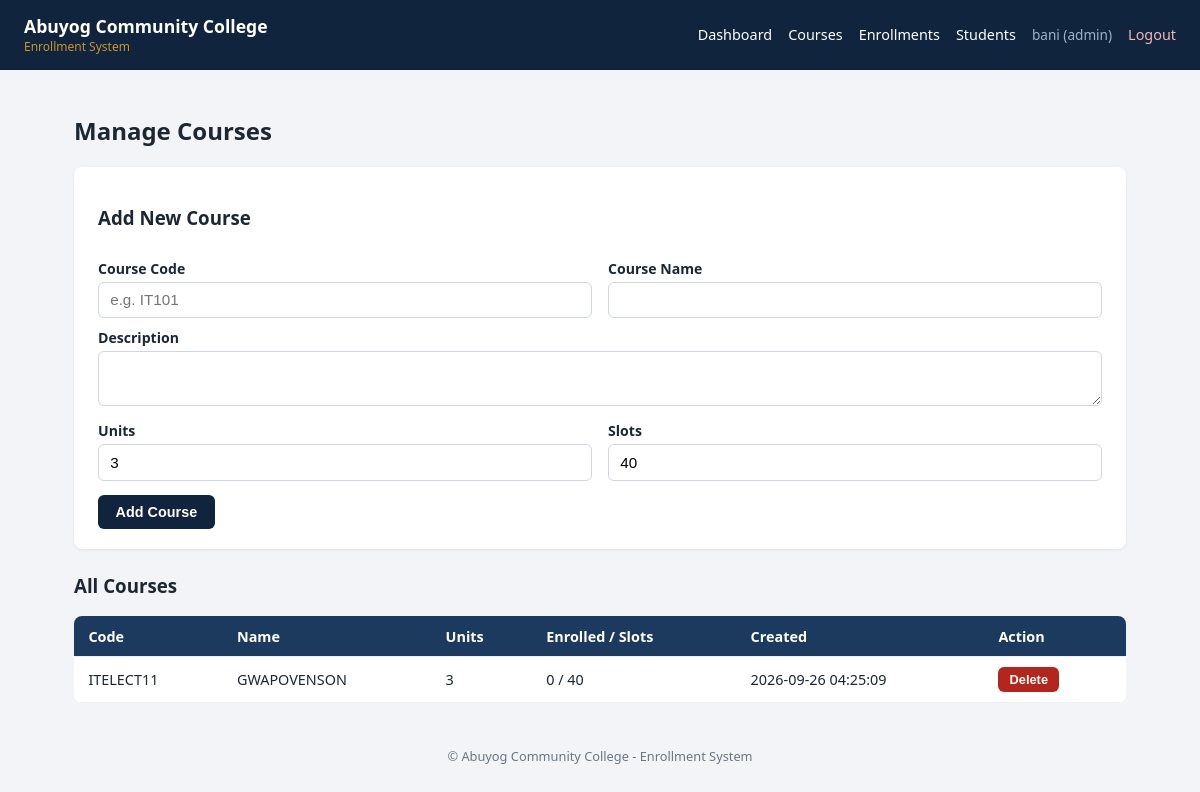
The page /admin/courses (signed in) on the database its author committed.
### tables this page shows
CREATE TABLE users (
    id            INTEGER PRIMARY KEY AUTOINCREMENT,
    username      TEXT NOT NULL UNIQUE,
    email         TEXT NOT NULL UNIQUE,
    password_hash TEXT NOT NULL,                 -- NEVER store plaintext passwords
    full_name     TEXT NOT NULL,
    role          TEXT NOT NULL CHECK (role IN ('super_admin', 'admin', 'student')),
    is_active     INTEGER NOT NULL DEFAULT 1,    -- 0 disables login without deleting history
    created_at    TEXT NOT NULL DEFAULT (datetime('now'))
);

CREATE TABLE courses (
    id           INTEGER PRIMARY KEY AUTOINCREMENT,
    course_code  TEXT NOT NULL UNIQUE,
    course_name  TEXT NOT NULL,
    description  TEXT,
    units        INTEGER NOT NULL DEFAULT 3,
    slots        INTEGER NOT NULL DEFAULT 40,    -- total seats offered
    created_by   INTEGER NOT NULL,
    created_at   TEXT NOT NULL DEFAULT (datetime('now')),
    FOREIGN KEY (created_by) REFERENCES users (id)
);

### app.py (the view, shortened to what this page needs)
@app.route("/admin/courses", methods=["GET", "POST"])
@login_required
@role_required("admin", "super_admin")
def admin_manage_courses():
    db = get_db()
    courses = db.execute(
        """SELECT c.*,
                  (SELECT COUNT(*) FROM enrollments e WHERE e.course_id = c.id AND e.status = 'approved') AS enrolled_count
           FROM courses c ORDER BY c.created_at DESC"""
    ).fetchall()
    return render_template("admin/manage_courses.html", courses=courses, user=_current_user())

### app.py (called while the page is built)
def _current_user():
    if "user_id" not in session:
        return None
    return get_db().execute("SELECT * FROM users WHERE id = ?", (session["user_id"],)).fetchone()

### auth.py (called while the page is built)
def login_required(view):
    @wraps(view)
    def wrapped_view(*args, **kwargs):
        if "user_id" not in session:
            flash("Please log in to continue.", "warning")
            return redirect(url_for("login", next=request.path))
        return view(*args, **kwargs)
    return wrapped_view

def role_required(*allowed_roles):
    def decorator(view):
        @wraps(view)
        def wrapped_view(*args, **kwargs):
            if session.get("role") not in allowed_roles:
                abort(403)
            return view(*args, **kwargs)
        return wrapped_view
    return decorator

def generate_csrf_token():
    if "csrf_token" not in session:
        session["csrf_token"] = secrets.token_hex(32)
    return session["csrf_token"]

### database.py (called while the page is built)
def get_db():
    if "db" not in g:
        g.db = sqlite3.connect(current_app.config["DATABASE"])
        g.db.row_factory = sqlite3.Row
        g.db.execute("PRAGMA foreign_keys = ON")
    return g.db

### templates/admin/manage_courses.html (shortened to what this page needs)
{% extends "base.html" %}
{% block content %}
<h2>Manage Courses</h2>
<div class="card">
    <h3>Add New Course</h3>
    <form method="POST" action="{{ url_for('admin_manage_courses') }}">
        <div class="form-row">
            <div>
                <label for="course_code">Course Code</label>
                <input type="text" id="course_code" name="course_code" placeholder="e.g. IT101" required>
            </div>
            <div>
                <label for="course_name">Course Name</label>
                <input type="text" id="course_name" name="course_name" required>
            </div>
        </div>
        <label for="description">Description</label>
        <textarea id="description" name="description" rows="2"></textarea>
        <div class="form-row">
            <div>
                <label for="units">Units</label>
                <input type="number" id="units" name="units" value="3" min="1" required>
            </div>
            <div>
                <label for="slots">Slots</label>
                <input type="number" id="slots" name="slots" value="40" min="1" required>
            </div>
        </div>
        <button type="submit" class="btn btn-primary">Add Course</button>
    </form>
</div>
<h3>All Courses</h3>
<table class="data-table">
    <thead>
        <tr><th>Code</th><th>Name</th><th>Units</th><th>Enrolled / Slots</th><th>Created</th><th>Action</th></tr>
    </thead>
    <tbody>
        {% for c in courses %}
        <tr>
            <td>{{ c.course_code }}</td>
            <td>{{ c.course_name }}</td>
            <td>{{ c.units }}</td>
            <td>{{ c.enrolled_count }} / {{ c.slots }}</td>
            <td>{{ c.created_at }}</td>
            <td>
                <form method="POST" action="{{ url_for('admin_delete_course', course_id=c.id) }}" class="inline-form"
                      onsubmit="return confirm('Delete this course?');">
                    <button type="submit" class="btn btn-small btn-danger">Delete</button>
                </form>
            </td>
        </tr>
        {% else %}
        <tr><td colspan="6" class="muted">No courses yet.</td></tr>
        {% endfor %}
    </tbody>
</table>
{% endblock %}

### templates/base.html (shortened to what this page needs)
<!DOCTYPE html>
<html lang="en">
<head>
    <link rel="stylesheet" href="{{ url_for('static', filename='css/style.css') }}">
</head>
<body>
    <header class="topbar">
        <div class="brand">Abuyog Community College <span>Enrollment System</span></div>
        {% if session.get('user_id') %}
        <nav>
            {% if session.role == 'super_admin' %}
                <a href="{{ url_for('super_admin_dashboard') }}">Dashboard</a>
                <a href="{{ url_for('super_admin_manage_admins') }}">Manage Admins</a>
            {% elif session.role == 'admin' %}
                <a href="{{ url_for('admin_dashboard') }}">Dashboard</a>
                <a href="{{ url_for('admin_manage_courses') }}">Courses</a>
                <a href="{{ url_for('admin_manage_enrollments') }}">Enrollments</a>
                <a href="{{ url_for('admin_view_students') }}">Students</a>
            {% elif session.role == 'student' %}
                <a href="{{ url_for('student_dashboard') }}">My Enrollments</a>
                <a href="{{ url_for('student_browse_courses') }}">Browse Courses</a>
            {% endif %}
            <span class="who">{{ session.username }} ({{ session.role }})</span>
            <a href="{{ url_for('logout') }}" class="logout">Logout</a>
        </nav>
        {% endif %}
    </header>
    <main class="container">
        {% block content %}{% endblock %}
    </main>
    <footer class="footer">
        &copy; Abuyog Community College - Enrollment System
    </footer>
</body>
</html>

### static/css/style.css (style rules this page uses)
:root { --navy: #10243e; --navy-light: #1c3a5e; --gold: #c8952c; --fog: #f2f4f7; --ink: #1c2733; --danger: #b3261e; --success: #2e7d32; --warning: #b8860b; --muted: #6b7684; --white: #ffffff; }
* { box-sizing: border-box; }
body { margin: 0; font-family: "Segoe UI", Arial, sans-serif; color: var(--ink); background: var(--fog); }
.topbar { background: var(--navy); color: var(--white); padding: 0.9rem 1.5rem; display: flex; justify-content: space-between; align-items: center; flex-wrap: wrap; }
.brand { font-weight: 700; font-size: 1.1rem; }
.brand span { display: block; font-size: 0.75rem; color: var(--gold); font-weight: 400; }
nav { display: flex; gap: 1rem; align-items: center; flex-wrap: wrap; }
nav a { color: var(--white); text-decoration: none; font-size: 0.9rem; }
nav .who { color: #9fb3c8; font-size: 0.85rem; }
nav .logout { color: #f2b8b5; }
.container { max-width: 1100px; margin: 0 auto; padding: 1.5rem; }
.card { background: var(--white); border-radius: 8px; padding: 1.25rem 1.5rem; margin-bottom: 1.5rem; box-shadow: 0 1px 3px rgba(0,0,0,0.08); }
label { display: block; margin: 0.6rem 0 0.25rem; font-weight: 600; font-size: 0.88rem; }
input, textarea { width: 100%; padding: 0.55rem 0.7rem; border: 1px solid #cfd6de; border-radius: 6px; font-size: 0.95rem; }
.form-row { display: flex; gap: 1rem; }
.form-row > div { flex: 1; }
.btn { display: inline-block; padding: 0.55rem 1.1rem; border-radius: 6px; border: none; cursor: pointer; font-weight: 600; font-size: 0.9rem; text-decoration: none; margin-top: 0.9rem; }
.btn-primary { background: var(--navy); color: var(--white); }
.btn-danger { background: var(--danger); color: var(--white); }
.btn-small { padding: 0.3rem 0.7rem; font-size: 0.8rem; margin-top: 0; }
.inline-form { display: inline-block; margin-right: 0.3rem; }
.data-table { width: 100%; border-collapse: collapse; background: var(--white); border-radius: 8px; overflow: hidden; }
.data-table th, .data-table td { padding: 0.65rem 0.9rem; text-align: left; border-bottom: 1px solid #eef0f3; font-size: 0.9rem; }
.data-table th { background: var(--navy-light); color: var(--white); font-weight: 600; }
.footer { text-align: center; padding: 1.2rem; color: var(--muted); font-size: 0.8rem; }

### rows shown on the page
users: username "bani", role "admin"
courses: course_code "ITELECT11", course_name "GWAPOVENSON", units "3", enrolled_count "0", slots "40", created_at "2026-09-26 04:25:09"
